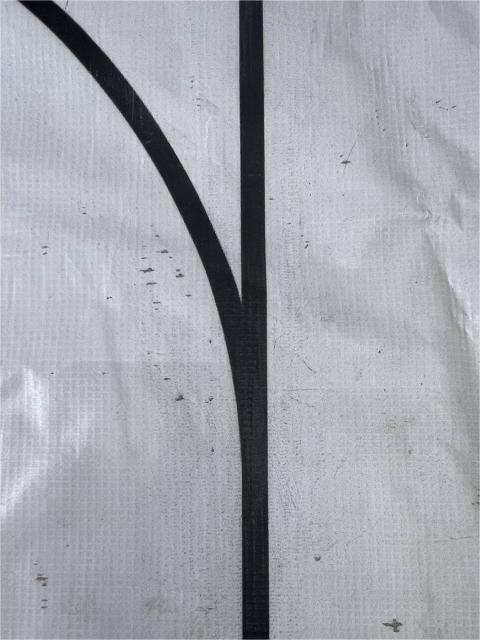
#> input picture test_folder/test1.jpg, 480 x 640 px
$ python hough_line.py
#> lines starting #> are read from the running program, lines starting #| are printed output that depends on the picture; after the words box and inside, x2 and y2 are one past the last pixel; in counts of white or black regions, pixels touching at a corner belong together
#> further down, img is the input picture: shape (640, 480, 3); mean B, G, R 174.1, 167, 164.4
import cv2
import numpy as np
import math
import os

script_dir = os.path.dirname(os.path.abspath(__file__))
os.chdir(script_dir)


def hl(image):

    # 取ROI
    height, width, _ = image.shape
#> height = 640; width = 480
    roi_top = height // 2
#> roi_top = 320
    roi = image[roi_top:, 0:width]
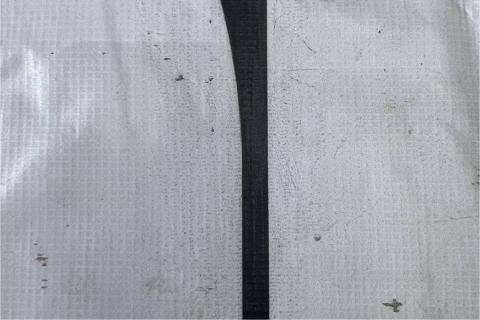
#> roi: shape (320, 480, 3); mean B, G, R 171.8, 165.6, 163.3
    img_gray = cv2.cvtColor(roi, cv2.COLOR_BGR2GRAY)
    _, img_binary = cv2.threshold(img_gray, 60, 255, cv2.THRESH_BINARY_INV)
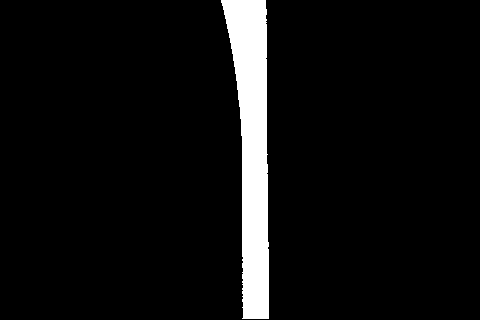
#> img_binary: shape (320, 480); 6.1% white; 1 white region, box (x1, y1, x2, y2) and area: (221, 0, 269, 319) 9312

    # 边缘检测与霍夫直线检测
    edges = cv2.Canny(img_binary, 50, 150)
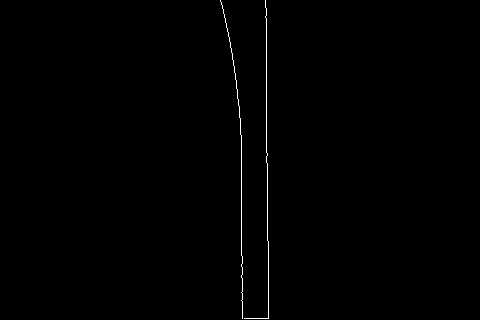
#> edges: shape (320, 480); 0.43% white in thin lines or dots, all inside (x1, y1, x2, y2) = (220, 0, 269, 319)
    lines = cv2.HoughLinesP(edges, 1, np.pi / 180, threshold=50, minLineLength=30, maxLineGap=10)
#> lines = [[266, 162, 266, 8], [241, 191, 242, 304], [267, 240, 267, 153], [268, 318, 268, 241], [234, 66, 241, 147]]

    # 用于存储所有有效线段的参数 (x1, y1, x2, y2, slope)
    valid_lines = []

    # 创建输出图片
    output_image = image.copy()

    # 遍历所有直线
    if lines is not None:
        for line in lines:
            x1, y1, x2, y2 = line[0]
            # 绘制所有直线
            cv2.line(output_image, (x2, y2), (x1, y1), (255, 0, 255), 4)
            # 计算线段的斜率,垂直直线给一个大值
            if x2 != x1:
                slope = (y2 - y1) / (x2 - x1)
            else:
                slope = 999.0
            # 过滤掉太平坦的线段
            if abs(slope) < 0.2:
                continue
            # 存储有效线段
            valid_lines.append((x1, y1, x2, y2, slope))
#> this loop made 5 passes
#> (x1, y1, x2, y2, slope) on passes 1 to 5: (266, 162, 266, 8, 999), (241, 191, 242, 304, 113), (267, 240, 267, 153, 999), (268, 318, 268, 241, 999), (234, 66, 241, 147, 11.57)
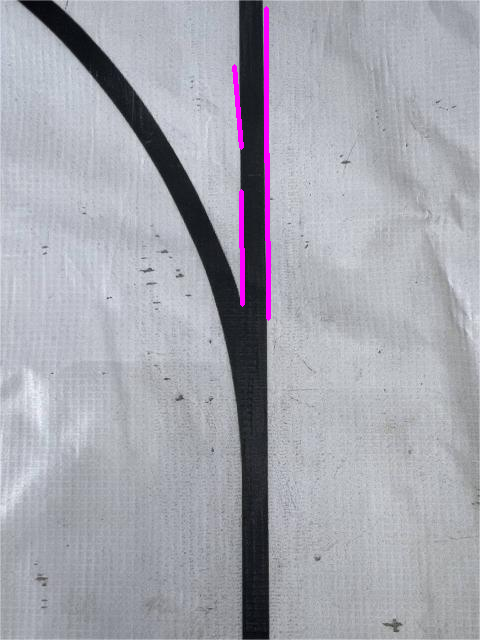
#> output_image: shape (640, 480, 3); 0.84% of pixels changed, all inside (x1, y1, x2, y2) = (232, 6, 271, 321)
#> after the loop, valid_lines = [(266, 162, 266, 8, 999), (241, 191, 242, 304, 113), (267, 240, 267, 153, 999), (268, 318, 268, 241, 999), (234, 66, 241, 147, 11.57)]

    if valid_lines:
        # 计算平均斜率与中心线在ROI底部的x坐标
        avg_slope = np.mean([l[4] for l in valid_lines])
#> avg_slope = 624.3
        all_x = [l[0] for l in valid_lines] + [l[2] for l in valid_lines]
#> all_x = [266, 241, 267, 268, 234, 266, 242, 267, 268, 241]
        p_start_x = int(np.mean(all_x))
#> p_start_x = 256

        # 计算中心线在ROI顶部的X坐标,斜率很小时认为delta_x = 0
        delta_y = height - roi_top
#> delta_y = 320
        if abs(avg_slope) < 0.001:
            delta_x = 0
        else:
            delta_x = int(delta_y / avg_slope)
#> delta_x = 0
        p_end_x = p_start_x - delta_x
#> p_end_x = 256

        # 使用p_start_x计算中心偏移
        offset_x = p_start_x - (width // 2)
#> offset_x = 16

        # 计算角度
        center_angle_rad = math.atan(avg_slope)
#> center_angle_rad = 1.57
        angle_horiz = math.degrees(center_angle_rad)
#> angle_horiz = 89.91

        # 转换为与垂直方向的夹角 (垂直向前为 0 度。左转为负，右转为正)
        # 确保斜率接近垂直时角度接近 0
        if abs(avg_slope) > 999:
            center_angle = 0.0
        else:
            center_angle = (90 - angle_horiz) if angle_horiz > 0 else (90 + angle_horiz)
#> center_angle = 0.0918

        # 绘制中心线及其他可视化
        cv2.line(output_image, (p_start_x, height), (p_end_x, roi_top), (0, 255, 255), 4)
        cv2.putText(output_image, f'Angle: {center_angle:.2f} degrees', (10, 30),
                    cv2.FONT_HERSHEY_SIMPLEX, 1, (0, 255, 255), 2)
        cv2.putText(output_image, f'Avg X: {offset_x}', (10, 70),
                    cv2.FONT_HERSHEY_SIMPLEX, 1, (0, 255, 255), 2)
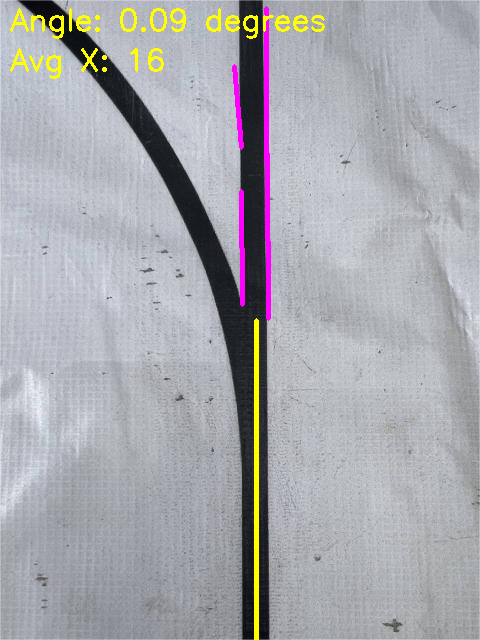
#> output_image: shape (640, 480, 3); mean B, G, R 173.1, 168, 167.5

    else:
        # 未检测到有效轨道
        offset_x = 0
        center_angle = 0.0

    return offset_x, center_angle, output_image


if __name__ == '__main__':
    # 读取图片
    img = cv2.imread("test1.jpg")
    # 调用循迹函数
    offset, angle, processed_img = hl(img)
#> offset = 16; angle = 0.0918

    # 显示结果
    cv2.imshow('Tracking Result (Single Line Aggregation)', processed_img)
    cv2.waitKey(0)
    cv2.imwrite(os.getcwd() + '/result_hl.jpg', processed_img)
    cv2.destroyAllWindows()
